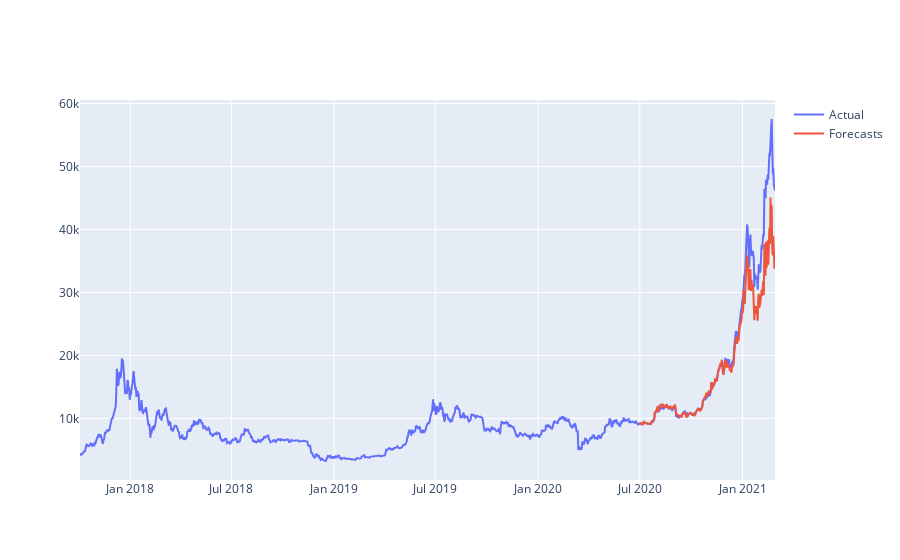

Write notebook code for a chart like this one.
### Code cell
fig = go.Figure()
fig.add_trace(go.Scatter(x=rnn.data['df'].index, y=rnn.data['df']['close'], name='Actual'))
fig.add_trace(go.Scatter(x=rnn.data['test_df'].index, y=rnn.data['test_df']['yhat'], name='Forecasts'))
fig.show()

### Figure 1 — Plotly figure (JSON) as saved in the notebook; plotly's stock layout.template omitted (floating-point values rounded to 4 significant figures; data arrays with more than 128 entries replaced by an {"elided": "..."} marker saying what was removed)
{"data": [{"name": "Actual", "type": "scatter", "x": {"elided": "1245 str values"}, "y": {"elided": "1245 float values"}}, {"name": "Forecasts", "type": "scatter", "x": {"elided": "243 str values"}, "y": {"elided": "243 float values"}}], "layout": {}}
